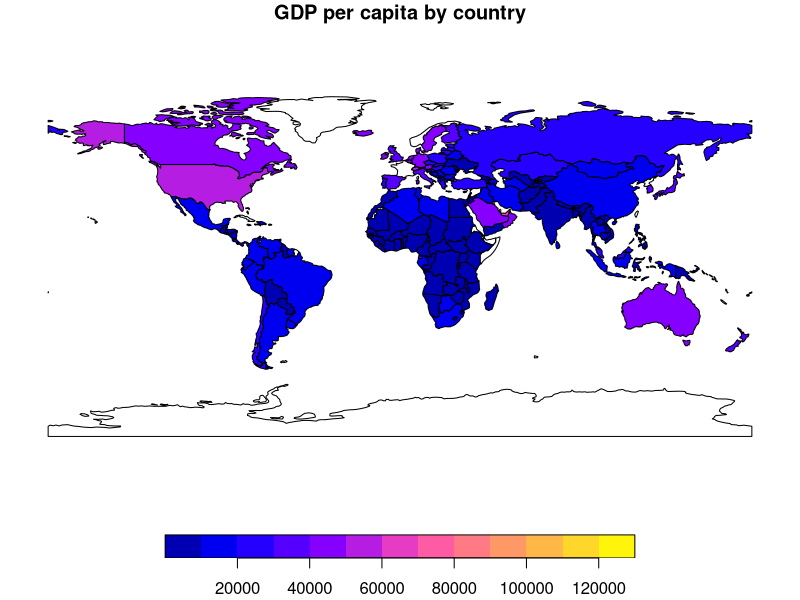
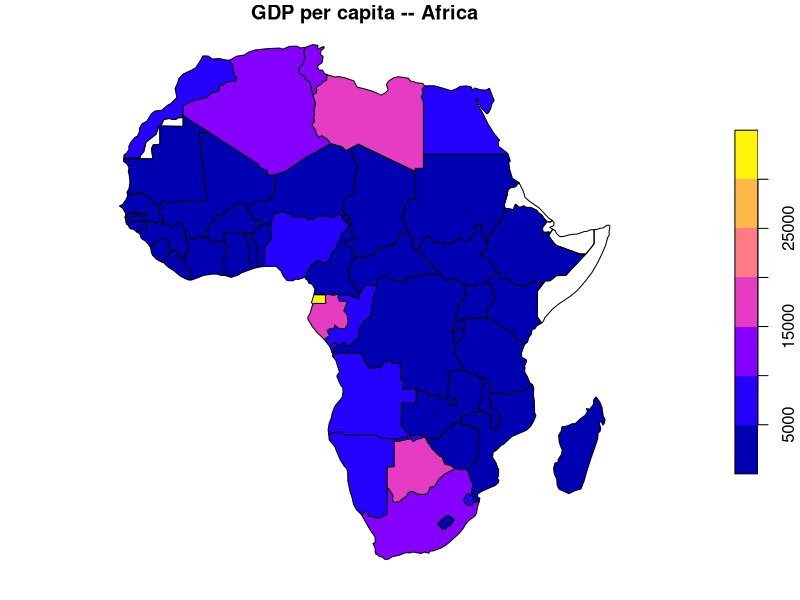
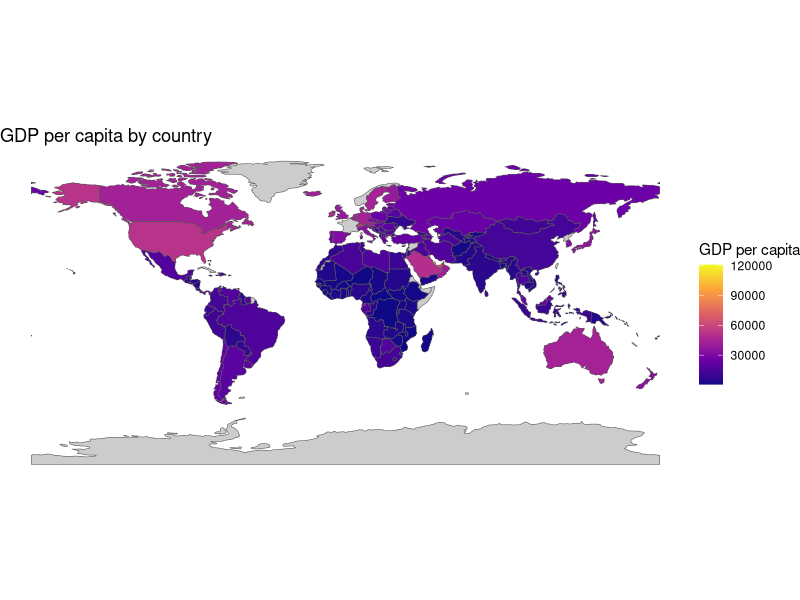
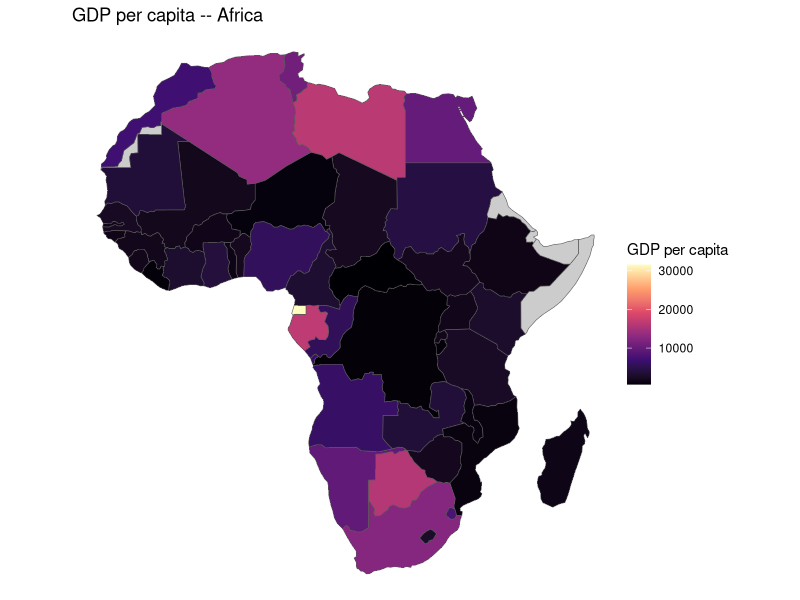
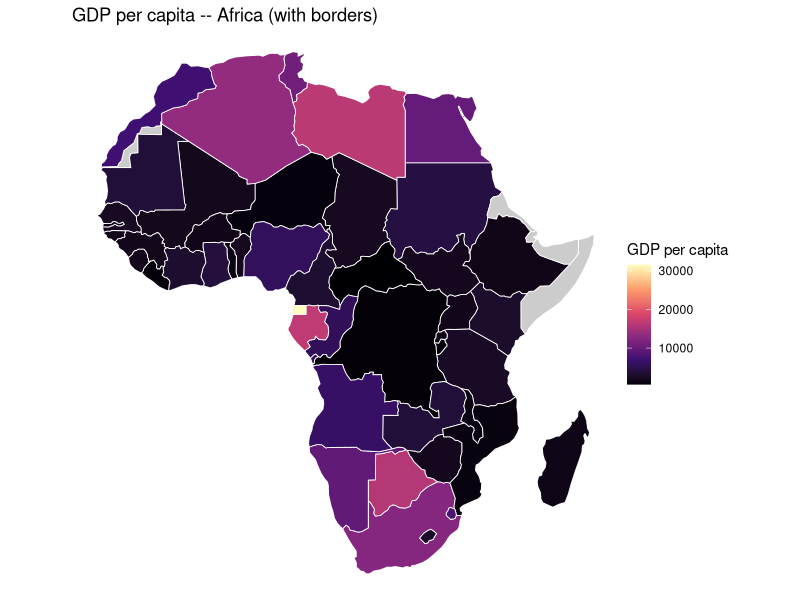
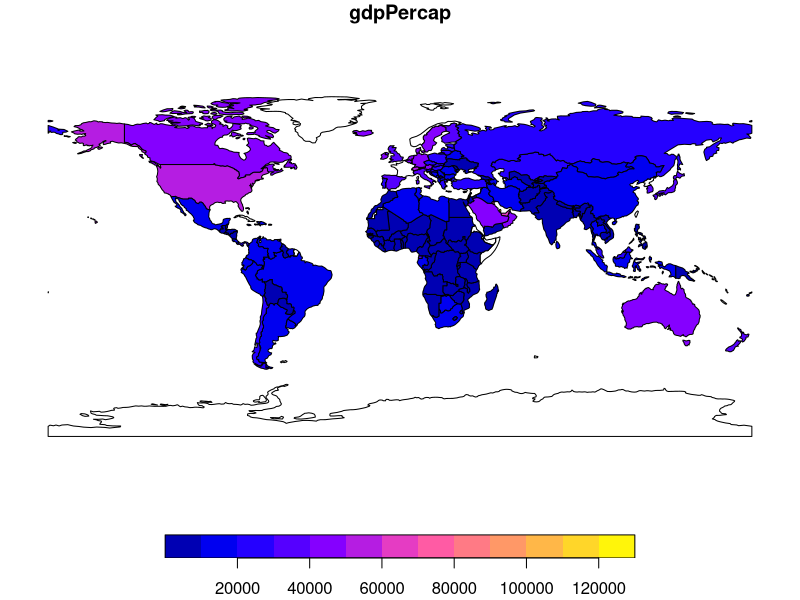
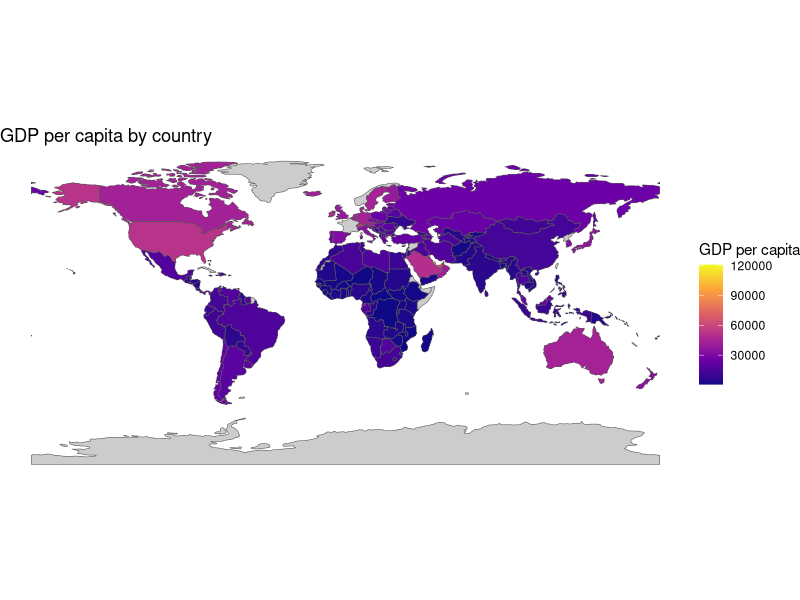
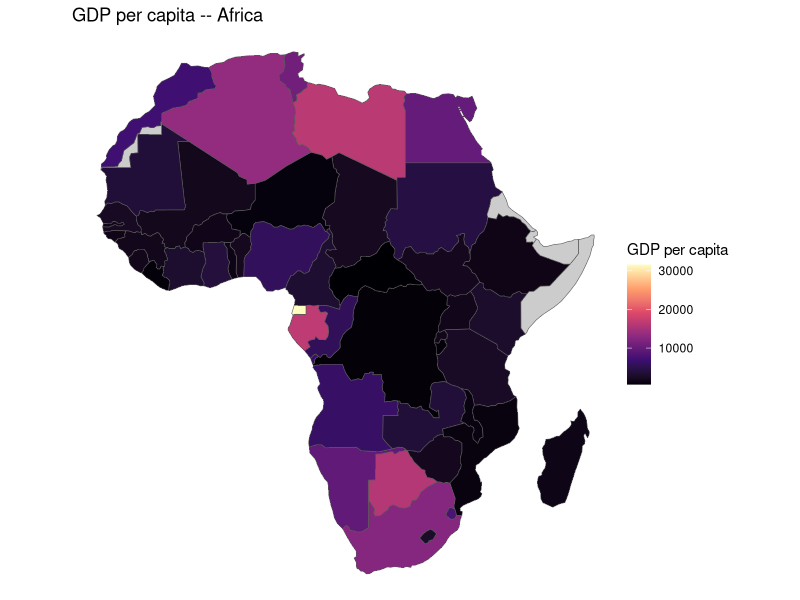

Here is the R script that generated these plots, in order:
# Sara Reathaford
# In-class Assignment 7
# Spatial Data I

install.packages("sf")
library(sf)
install.packages("spData")
library(spData)
library(dplyr)
library(tidyr)
library(ggplot2)

data(world)

# 1.1 Inspecting an sf object

# a) Load the world dataset and inspect its structure. Run class(world), names(world),
  # and nrow(world). In a comment, describe what makes an sf object different from a
  # regular R data frame. What is the geometry column, and how is it stored?

class(world)
# sf, tbl_df, tbl, data.frame
names(world)
nrow(world)
# 177

# An sf object is a regular data frame augmented with an extra geometry column (of class sfc)
  # that stores the spatial shapes (polygons, points, lines), while a regular R data frame uses
  # tabular data with vectors of the same length. The geometry column is "sticky" and persists 
  # during most data manipulation operations (like filtering or selecting columns), ensuring data
  # integrity for spatial analysis. 

# b) Check the coordinate reference system (CRS) with st crs(world). What EPSG code
  # does the dataset use? In a comment, explain what WGS84 means and why it is the
  # standard CRS for global geographic data.

st_crs(world)

# The dataset uses EPSG:4326 (WGS84 — World Geodetic System 1984). WGS84 is the global standard coordinate
  # system used by GPS and most web mapping tools. Coordinates are expressed in decimal degrees of longitude
  # (east-west) and latitude (north-south), making it suitable for global datasets where a common datum is needed
  # across all regions.

# c) Use st geometry type(world) and unique(st geometry type(world)) to inspect the
  # geometry type. In a comment, explain what a MULTIPOLYGON is and give two concrete examples of countries that 
  # would require multiple polygons to represent their territory.

unique(st_geometry_type(world))

# multipolygon, 18 levels, triangle


# d) Produce a quick map of GDP per capita using base R graphics:

pdf("world_gdp_base.pdf")
plot(world["gdpPercap"])
dev.off()

# display inline as well

plot(world["gdpPercap"], main = "GDP per capita by country")

# The map reveals a sharp global inequality pattern. Western and Northern Europe, 
  # North America, and Australia/New Zealand appear as the wealthiest regions 
  # (dark end of the scale). Sub-Saharan Africa and parts of South and Southeast 
  # Asia occupy the lowest end. East Asia shows intermediate-to-high values, reflecting 
  # rapid economic growth in countries such as South Korea and Japan.

#----------------------------------------------------------------------------------------------

# 1.2 Attribute Operation

# a) Using filter(), create a subset of world containing only African countries. Call it
  # africa. How many African countries are in the dataset? Plot africa["gdpPercap"]
  # using base graphics. In a comment, note whether the country count matches your
  # expectations.

africa = filter(world, continent == "Africa")
nrow(africa)
# 51

plot(africa["gdpPercap"], main = "GDP per capita -- Africa")

# The dataset contains 51 African countries. The UN recognizes 54 sovereign African states, 
  # so this count is slightly below expectations and likely reflects missing data or the exclusion 
  # of very small territories from the spData world polygon dataset.


# b) Add a new variable pop millions equal to population divided by 1,000,000 using
  # mutate(). Then compute the average GDP per capita by continent using group by()
  # and summarise():

world = world %>%
  mutate(pop_millions = pop / 1e6)

gdp_by_continent = world %>% 
  group_by(continent) %>% 
  summarise(mean_gdpPercap = mean(gdpPercap, na.rm = TRUE))

print(gdp_by_continent)

# When summarise() is called on a grouped sf object, it unions the geometries within each group and 
  # retains the resulting geometry column. To obtain a plain data frame without spatial information, 
  # use st_drop_geometry() before or after the summary step. This avoids carrying unneeded geometry 
  # through purely tabular analyses.

# c) Sort the African countries by GDP per capita (descending) using arrange(). Print the
  # top 5 rows with name long and gdpPercap. Name the five countries in a comment.


africa_sorted = africa %>%
  arrange(desc(gdpPercap)) %>%
  select(name_long, gdpPercap)

print(head(st_drop_geometry(africa_sorted), 5))

# The five African countries with the highest GDP per capita in this dataset are shown above. 
  # Equatorial Guinea ranks high due to its oil revenues relative to a small population; Gabon 
  # and Libya are also oil-dependent economies;Botswana benefits from diamond exports and relatively 
  # strong institutions; the fifth position is typically taken by a North African economy (Mauritius 
  # or Algeria depending on the dataset vintage)

#-------------------------------------------------------------------------------------------------------

# 1.3 Simple Visualization with ggplot2

# a) Make a choropleth map of the world colored by gdpPercap:

ggplot(world) + geom_sf(aes(fill = gdpPercap)) + scale_fill_viridis_c(option = "plasma", na.value = "grey80", name = "GDP per capita") + theme_void() + labs(title = "GDP per capita by country")

ggsave("world_gpd.pdf", width = 10, height = 5)

# The geographic pattern mirrors what the base-R map showed. Western Europe, North America, and Oceania
  # 5 stand out as the wealthiest cluster. East Asia shows a gradient from high (Japan, South Korea) to 
  # middle (China). Sub-Saharan Africa and South Asia concentrate the lowest values, with a few exceptions 
  # (e.g., Equatorial Guinea’s oil wealth).


# b) Make the same map restricted to the africa object. Use scale fill viridis c() with
  # option = "magma" and save as africa gdp.pdf. Describe the variation in GDP per
  # capita across African countries.

ggplot(africa) + geom_sf(aes(fill = gdpPercap)) + scale_fill_viridis_c(option = "magma", na.value = "grey80", name = "GDP per capita") + theme_void() + labs(title = "GDP per capita -- Africa")

ggsave("africa_gdp.pdf", width = 7, height = 6)


# c) Improve the Africa map by adding white country borders: modify geom sf() to include 
  # color = "white" and linewidth = 0.3. Save as africa gdp borders.pdf. In a
  # comment, explain how the border layer improves readability.

ggplot(africa) +
  geom_sf(aes(fill = gdpPercap), color = "white", linewidth = 0.3) +
  scale_fill_viridis_c(option = "magma", na.value = "grey80",
                       name = "GDP per capita") +
  theme_void() +
  labs(title = "GDP per capita -- Africa (with borders)")

ggsave("africa_gdp_borders.pdf", width = 7, height = 6)

# Adding white country borders significantly improves readability, especially for smaller countries where adjacent fill
  # colours alone make it hard to distinguish units. The thin white lines demarcate each country without competing
  # visually with the fill scale, making it easier to identify specific countries of interest and to compare neighbours.
